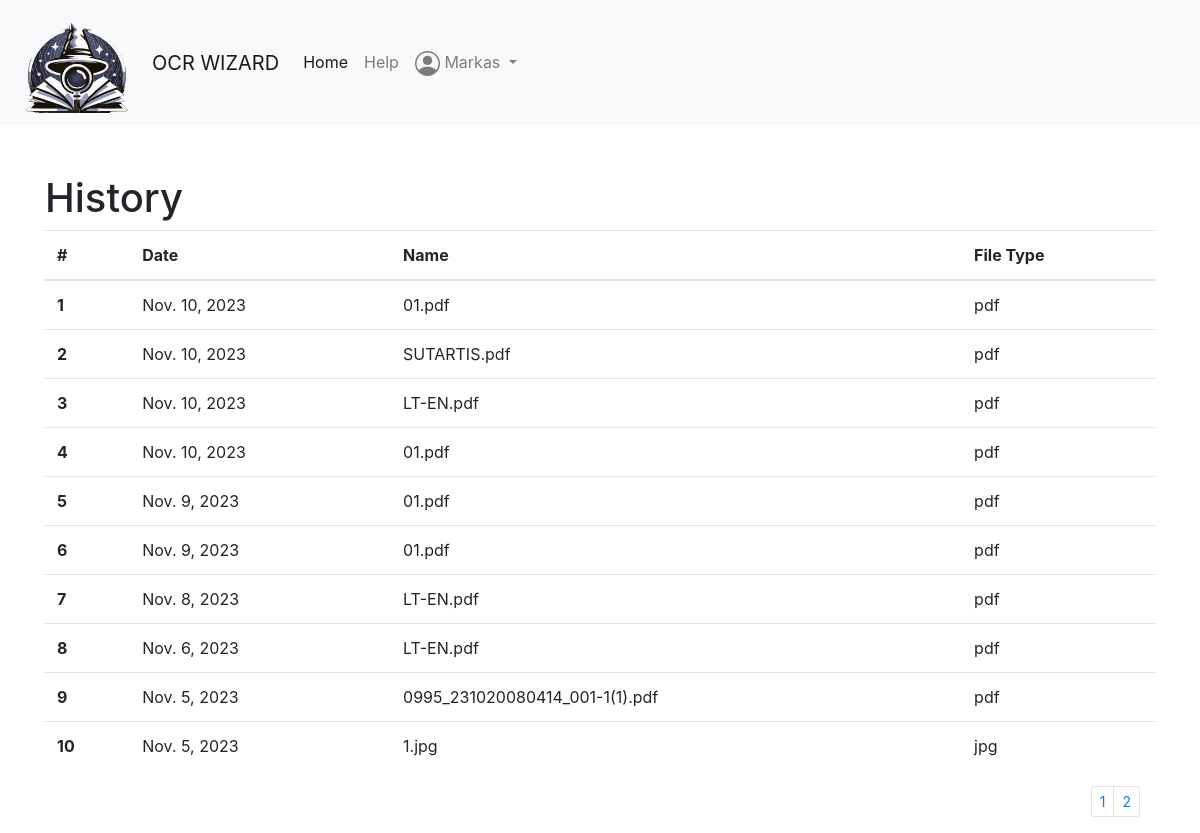
Before: /home/account/ (signed in) with the older database file.
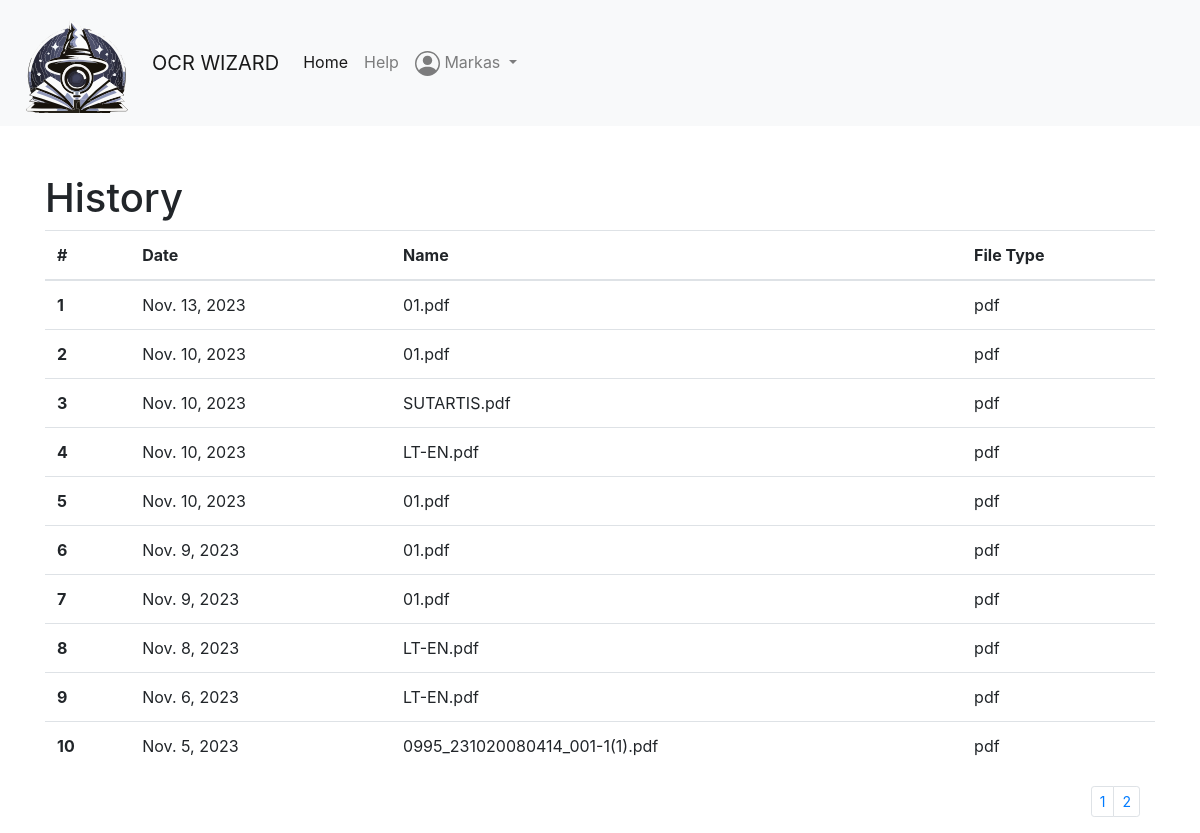
After: the same page with the newer database file.
### main/models.py (models this page shows, shortened)
class MetaData(models.Model):
    name = models.CharField(max_length=20, null=False)
    user = models.ForeignKey(User, on_delete=models.SET_NULL, null=True, blank=True)
    upload_at = models.DateField(null=True)
    file_type = models.CharField(max_length=6, null=True)

### main/views.py (the view)
# urls.py: path('account/', views.account_info, name='account_info'),
@login_required
def account_info(request):
    user_metadata = Paginator(MetaData.objects.filter(user=request.user).order_by('-upload_at'), 10)
    page_number = request.GET.get('page')
    paged_data = user_metadata.get_page(page_number)
    context = {'user_metadata': paged_data}
    return render(request, 'account_info.html', context)

### templates/account_info.html
{% extends "base.html" %}
{% block content %}
    <h1>History</h1>
    <table class="table">
      <thead>
        <tr>
          <th scope="col">#</th>
          <th scope="col">Date</th>
          <th scope="col">Name</th>
          <th scope="col">File Type</th>
        </tr>
      </thead>
      <tbody>
        {% for metadata in user_metadata %}
        <tr>
          <th scope="row">{{ forloop.counter }}</th>
          <td>{{ metadata.upload_at }}</td>
          <td>{{ metadata.name }}</td>
          <td>{{ metadata.file_type }}</td>
        </tr>
        {% empty %}
        <tr>
          <td colspan="5">No OCR works found.</td>
        </tr>
        {% endfor %}
      </tbody>
    </table>
    <div class="container pages">
    <nav aria-label="...">
        {% if user_metadata.has_other_pages %}
            <ul class="pagination pagination-sm justify-content-end">
                {% for i in user_metadata.paginator.page_range %}
                    {% if authors.number == i %}
                        <li class="page-item active">
                            <a class="page-link">{{ i }}</a>
                        </li>
                    {% else %}
                        <li class="page-item">
                            <a class="page-link" href="?page={{ i }}">{{ i }}</a>
                        </li>
                    {% endif %}
                {% endfor %}
            </ul>
        {% endif %}
    </nav>
</div>
{% endblock %}

Changed rows visible on the page:
no longer on this page (row unchanged): MetaData: upload_at "Nov. 5, 2023", name "1.jpg", file_type "jpg"
added MetaData: upload_at "Nov. 13, 2023", name "01.pdf", file_type "pdf"
